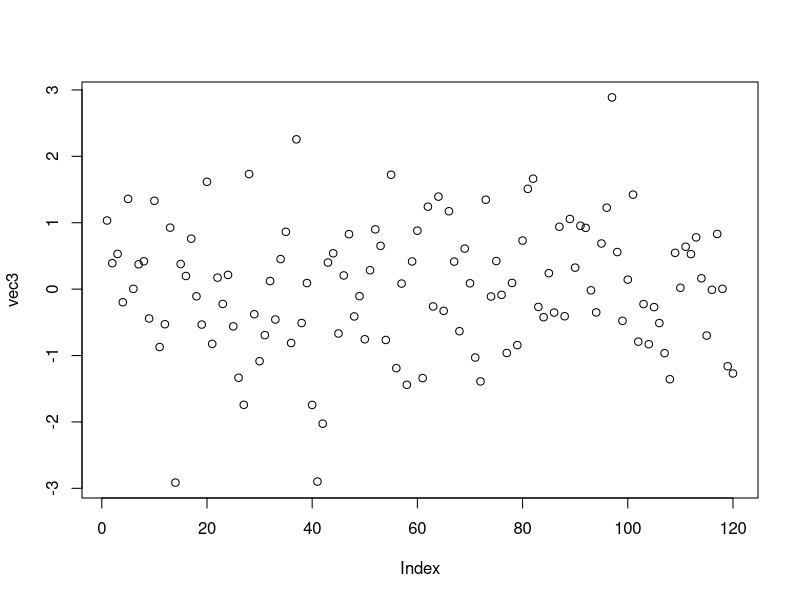
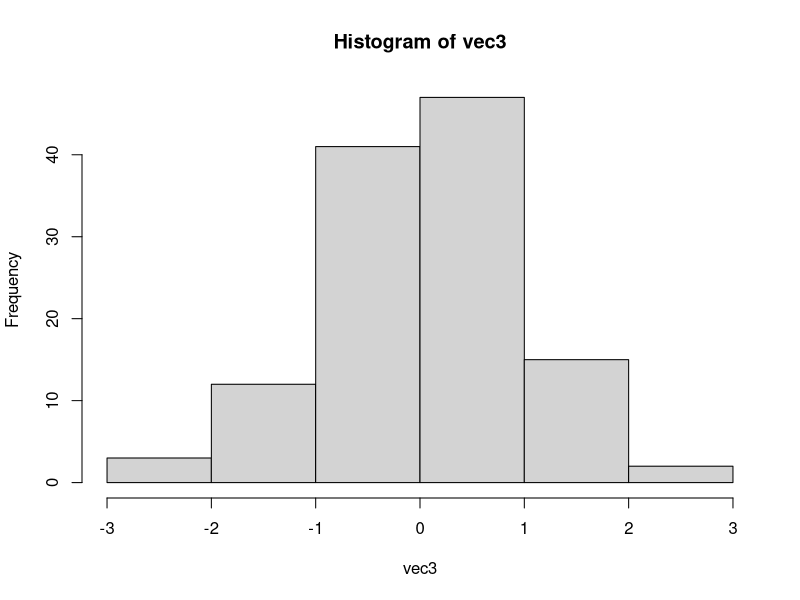

Write the R code that produced these figures, in order.
# definir vectores
# La funcion a utilizar c
help(c)

vec1 <- c(12,23,34,45,56)

# Punto flotante (precision doble) : numeros reales con parte entera y parte decinal 

# Definamos otro vector
vec2 <- 14:20


# acceder ala 3era componente de vec2
vec2[3]
# En R, el conjunto de indices empieza en 1


# definamos otros vectores 
help("rnorm")

# generemos un vector de 120 elementos con distribucion normal
vec3 <- rnorm(n = 120)

vec3[91] == -0.096718315 # comparo dos numero escalares


help("runif")
help("rt")
help("rweibull")


# Ploteo o grafico
plot(vec3)
hist(vec3)

# Definamos matrices 
mat1 <- matrix(data = 1:20,nrow = 4, ncol = 5)


mat2 <- matrix(data = rnorm(30, mean = 2.5, sd = 0.9),
              nrow = 10, ncol = 3)



help(matrix)

mat4 <- matrix(data = 1:20, ncol = 5, byrow = TRUE)

mat5 <- matrix(data = runif(6,14, 20), nrow = 3 ,byrow = TRUE,
               dimnames = list(
                 c("fila1", "fila2", "fila3"),
                 c("Col1", "Col2")
               ))

letters
LETTERS


